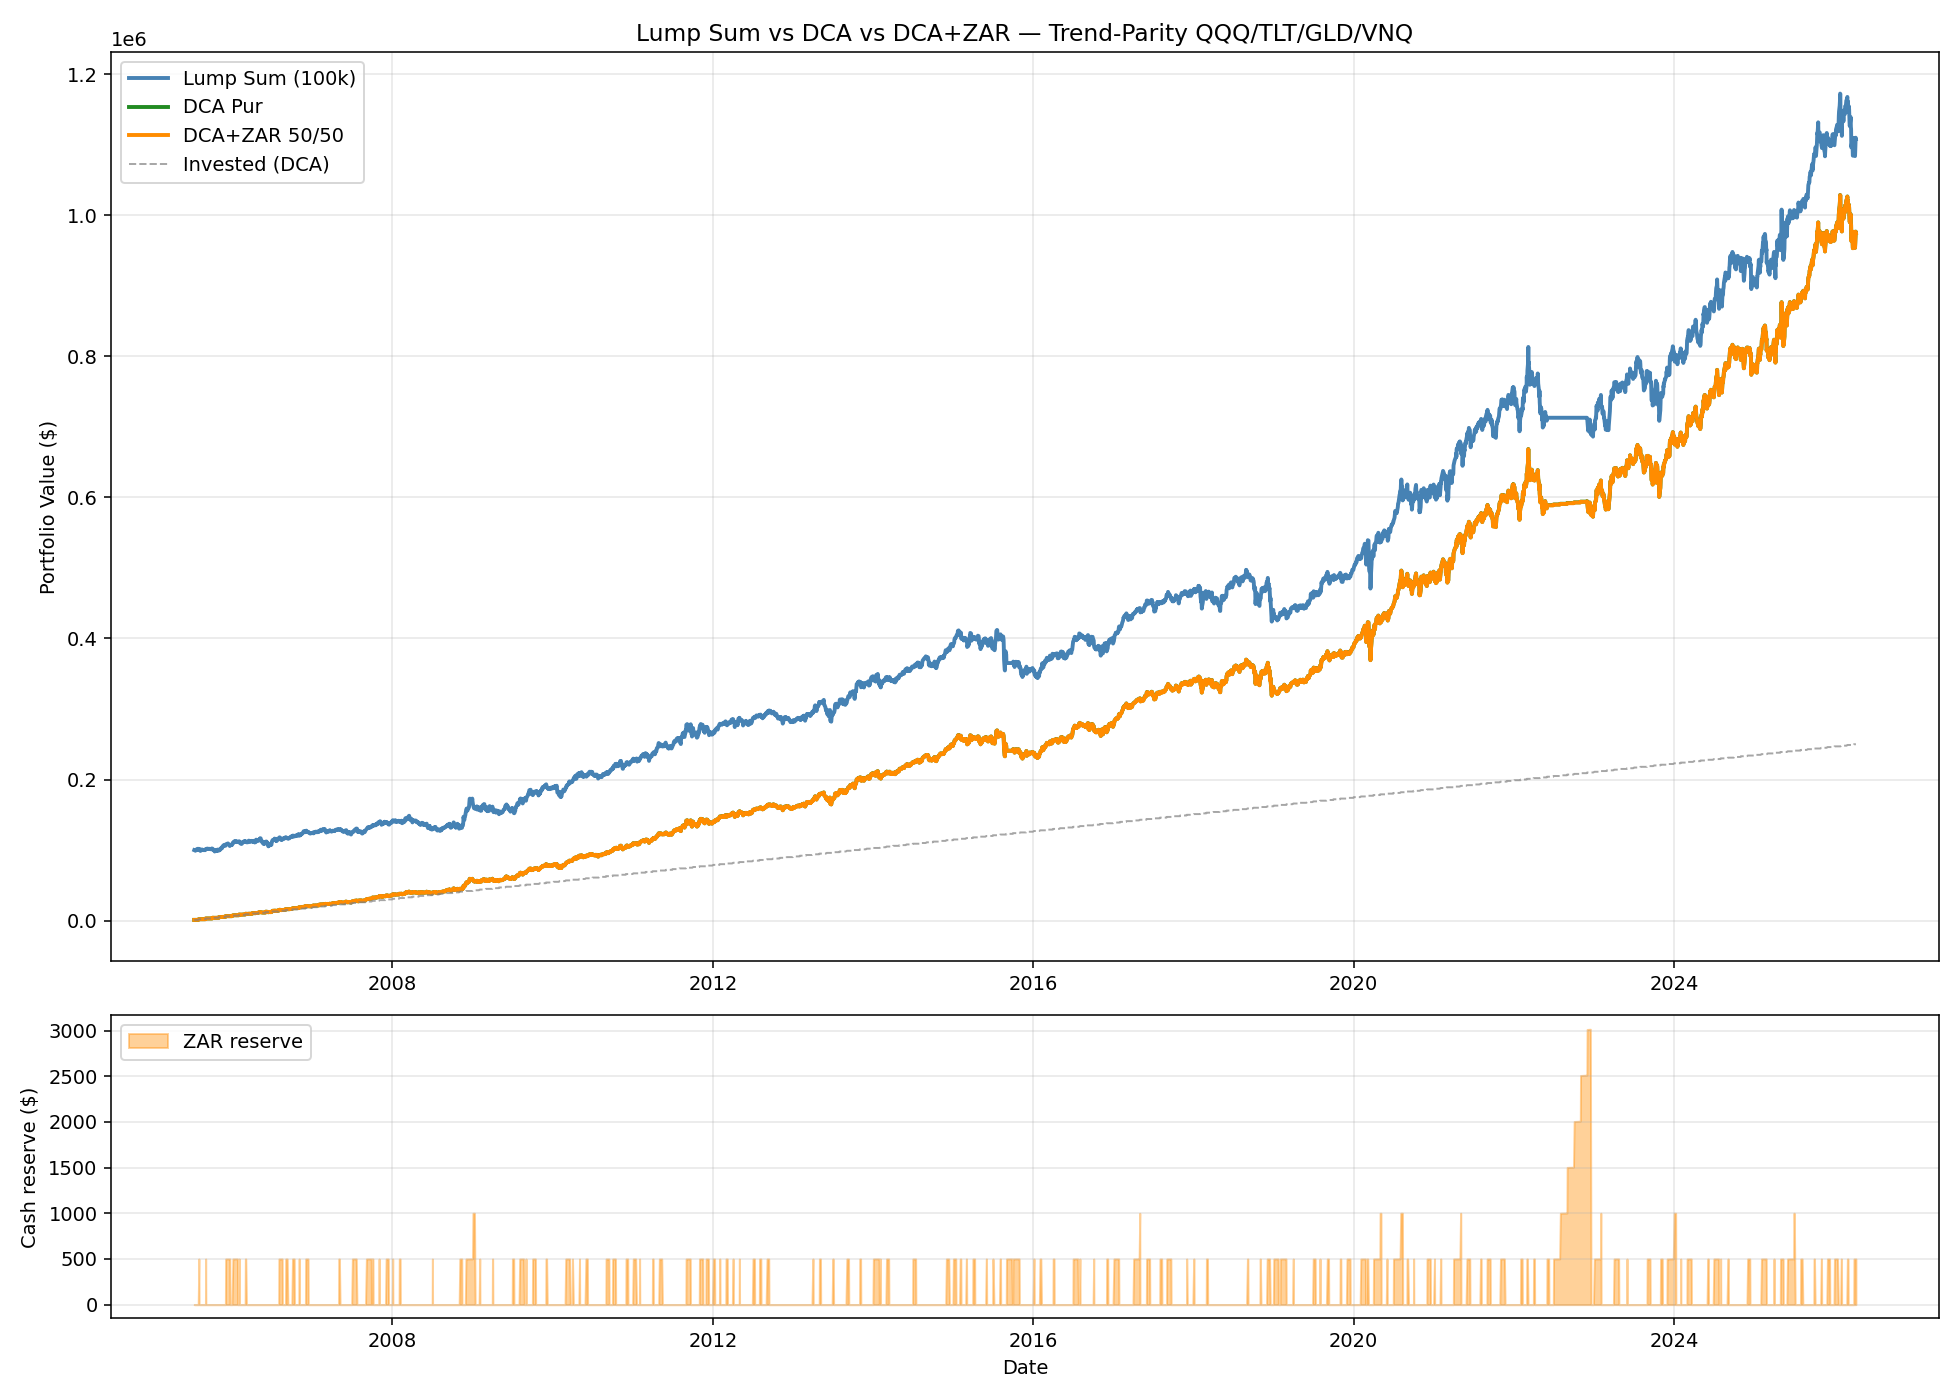

Write the Python code that produced this figure.
"""
dca_comparison.py — Lump Sum vs DCA vs DCA+ZAR
================================================

Same universe as Trend-Parity (QQQ/TLT/GLD/VNQ), same SMA/vol rules,
but three different capital deployment strategies.
"""
import numpy as np
import pandas as pd
import matplotlib
matplotlib.use("Agg")
import matplotlib.pyplot as plt
import warnings
warnings.filterwarnings('ignore')

from backtest_universe import download_data, CANDIDATES

SYMBOLS = ['QQQ', 'TLT', 'GLD', 'VNQ']
SMA_WINDOW = 150
VOL_WINDOW = 40
COST_BPS = 5         # 5 bps per side on any transaction
BIL_YIELD = 0.02     # 2% annual yield on cash reserve (conservative)

print("Loading data...")
prices_full = download_data(SYMBOLS)
prices = prices_full[SYMBOLS].dropna()
print(f"Available: {prices.index[0].date()} -> {prices.index[-1].date()} "
      f"({len(prices)} bars)")


# ═══════════════════════════════════════════════════════
# Indicators (vectorised, computed once)
# ═══════════════════════════════════════════════════════
sma150 = prices.rolling(SMA_WINDOW).mean()
vol40 = prices.pct_change().rolling(VOL_WINDOW).std() * np.sqrt(252)

# ZAR conditions (vectorised)
def compute_zar_signals(prices, rsi_thresh=40, near_low_pct=0.03,
                        bb_mult=1.02):
    """Return a DataFrame (date, symbol) of booleans indicating ZAR."""
    sigs = pd.DataFrame(False, index=prices.index, columns=prices.columns)
    for sym in prices.columns:
        close = prices[sym]
        # RSI 14
        delta = close.diff()
        gain = delta.where(delta > 0, 0).rolling(14).mean()
        loss = (-delta.where(delta < 0, 0)).rolling(14).mean()
        rs = gain / loss.replace(0, np.nan)
        rsi = 100 - 100 / (1 + rs)
        rsi = rsi.fillna(50)
        # Near 20d low
        low20 = close.rolling(20).min()
        near_low = (close - low20) / low20 < near_low_pct
        # Near Bollinger lower
        sma20 = close.rolling(20).mean()
        std20 = close.rolling(20).std()
        bb_lower = sma20 - 2 * std20
        near_bb = close <= bb_lower * bb_mult
        sigs[sym] = (rsi < rsi_thresh) & near_low & near_bb
    return sigs

zar_signals = compute_zar_signals(prices)
print(f"ZAR signals: {zar_signals.sum().sum()} events across the period")
for sym in SYMBOLS:
    n = zar_signals[sym].sum()
    print(f"  {sym}: {n} ZAR events")


# ═══════════════════════════════════════════════════════
# Strategy weight computation
# ═══════════════════════════════════════════════════════
def trend_parity_weights(date):
    """Return the weight vector for a given date using SMA+inverse-vol."""
    try:
        p = prices.loc[date]
        s = sma150.loc[date]
        v = vol40.loc[date]
    except KeyError:
        return {sym: 0 for sym in SYMBOLS}
    inv = {}
    for sym in SYMBOLS:
        if p[sym] > s[sym] and v[sym] > 0 and not np.isnan(v[sym]):
            inv[sym] = 1.0 / v[sym]
        else:
            inv[sym] = 0.0
    total = sum(inv.values())
    if total > 0:
        return {sym: inv[sym] / total for sym in SYMBOLS}
    return {sym: 0 for sym in SYMBOLS}


# ═══════════════════════════════════════════════════════
# Simulation engines
# ═══════════════════════════════════════════════════════
def simulate_lump_sum(prices, initial_capital=100000, start_date=None):
    """All capital invested at start, monthly rebalance."""
    if start_date is None:
        start_date = prices.index[SMA_WINDOW + 10]
    px = prices.loc[start_date:]

    # Identify rebalance days (first trading day of each month)
    rebal_days = []
    prev_month = None
    for d in px.index:
        if d.month != prev_month:
            rebal_days.append(d)
            prev_month = d.month

    # Track shares per symbol
    shares = {sym: 0.0 for sym in SYMBOLS}
    cash = float(initial_capital)
    equity_history = []
    total_cost = 0.0

    for d in px.index:
        # Current portfolio value
        value = cash + sum(shares[s] * px.loc[d, s] for s in SYMBOLS)

        if d in rebal_days:
            w = trend_parity_weights(d)
            # Target value per symbol
            for sym in SYMBOLS:
                target_val = value * w[sym]
                current_val = shares[sym] * px.loc[d, sym]
                delta_val = target_val - current_val
                delta_shares = delta_val / px.loc[d, sym]
                cost = abs(delta_val) * COST_BPS / 10000
                cash -= delta_val + cost
                total_cost += cost
                shares[sym] += delta_shares
            # recompute value after rebalance
            value = cash + sum(shares[s] * px.loc[d, s] for s in SYMBOLS)

        equity_history.append({'date': d, 'value': value, 'cash': cash,
                                'cost': total_cost})

    return pd.DataFrame(equity_history).set_index('date')


def simulate_dca(prices, monthly_budget=1000, start_date=None,
                 split=1.0, zar_signals=None):
    """
    Generic DCA engine.
    split = 1.0 → pure DCA (100% invested immediately)
    split = 0.5 → 50% immediate, 50% reserve waiting for ZAR
    """
    if start_date is None:
        start_date = prices.index[SMA_WINDOW + 10]
    px = prices.loc[start_date:]

    rebal_days = []
    prev_month = None
    for d in px.index:
        if d.month != prev_month:
            rebal_days.append(d)
            prev_month = d.month

    shares = {sym: 0.0 for sym in SYMBOLS}
    cash = 0.0                # operating cash
    reserve = 0.0             # ZAR reserve (earns BIL yield)
    total_invested = 0.0
    total_cost = 0.0
    zar_deployments = 0
    reserve_days = 0

    equity_history = []

    for d in px.index:
        # Daily reserve yield accrual
        if reserve > 0:
            reserve *= (1 + BIL_YIELD / 252)
            reserve_days += 1

        if d in rebal_days:
            # 1. Add new monthly contribution
            immediate = monthly_budget * split
            reserve_addition = monthly_budget * (1 - split)
            cash += immediate
            reserve += reserve_addition
            total_invested += monthly_budget

            # 2. Current portfolio value including new cash (excluding reserve)
            value = cash + sum(shares[s] * px.loc[d, s] for s in SYMBOLS)

            # 3. Rebalance to target weights
            w = trend_parity_weights(d)
            for sym in SYMBOLS:
                target_val = value * w[sym]
                current_val = shares[sym] * px.loc[d, sym]
                delta_val = target_val - current_val
                cost = abs(delta_val) * COST_BPS / 10000
                cash -= delta_val + cost
                total_cost += cost
                shares[sym] += delta_val / px.loc[d, sym]

        # 4. Daily ZAR check — deploy reserve if any symbol triggers
        if zar_signals is not None and reserve > 0:
            triggered = any(zar_signals.loc[d, s] for s in SYMBOLS
                            if d in zar_signals.index)
            if triggered:
                w = trend_parity_weights(d)
                if sum(w.values()) > 0:
                    deploy_amt = reserve
                    for sym in SYMBOLS:
                        alloc = deploy_amt * w[sym]
                        cost = alloc * COST_BPS / 10000
                        shares[sym] += (alloc - cost) / px.loc[d, sym]
                        total_cost += cost
                    reserve = 0.0
                    zar_deployments += 1

        value = cash + reserve + sum(shares[s] * px.loc[d, s] for s in SYMBOLS)
        equity_history.append({
            'date': d, 'value': value, 'cash': cash, 'reserve': reserve,
            'total_invested': total_invested, 'cost': total_cost,
        })

    df = pd.DataFrame(equity_history).set_index('date')
    df.attrs['zar_deployments'] = zar_deployments
    df.attrs['reserve_days'] = reserve_days
    return df


# ═══════════════════════════════════════════════════════
# Metrics
# ═══════════════════════════════════════════════════════
def twrr(values, invested=None):
    """Time-weighted return: chain daily returns computed excluding flows."""
    if invested is None:
        # Lump sum: simple compound return
        r = values.pct_change().fillna(0)
        total = (1 + r).prod() - 1
        years = (values.index[-1] - values.index[0]).days / 365.25
        return (1 + total) ** (1 / years) - 1
    else:
        # DCA: compute daily sub-period returns excluding cash flow days
        dv = values.diff()
        di = invested.diff()
        net_gain = dv - di  # gain excluding new contributions
        base = values.shift(1) + di  # base that earned the return
        r = (net_gain / base.replace(0, np.nan)).fillna(0)
        r = r.clip(-0.5, 0.5)  # sanity clip
        total = (1 + r).prod() - 1
        years = (values.index[-1] - values.index[0]).days / 365.25
        return (1 + total) ** (1 / years) - 1 if years > 0 else 0


def mwrr(values, invested):
    """Money-weighted return ≈ IRR.  Approximation: solve for constant rate."""
    # Cash flow series
    di = invested.diff().fillna(0)
    di.iloc[0] = invested.iloc[0]
    dates = values.index
    final_val = values.iloc[-1]

    def npv(r):
        total = 0.0
        for i, d in enumerate(dates):
            years = (dates[-1] - d).days / 365.25
            total += di.iloc[i] * (1 + r) ** years
        return total - final_val

    # Bisection
    lo, hi = -0.5, 2.0
    for _ in range(80):
        mid = (lo + hi) / 2
        v = npv(mid)
        if abs(v) < 1:
            return mid
        if v > 0:
            hi = mid
        else:
            lo = mid
    return mid


def max_dd(values):
    return ((values - values.cummax()) / values.cummax()).min()


def summarize(df, label, invested_series=None):
    values = df['value']
    if invested_series is None:
        # Lump sum
        initial = values.iloc[0]
        invested_series = pd.Series(initial, index=values.index)
        total_invested = initial
    else:
        total_invested = invested_series.iloc[-1]

    final = values.iloc[-1]
    years = (values.index[-1] - values.index[0]).days / 365.25
    tw = twrr(values, invested_series if invested_series.iloc[0] != invested_series.iloc[-1] else None)
    if invested_series.iloc[0] != invested_series.iloc[-1]:
        mw = mwrr(values, invested_series)
    else:
        mw = tw
    dd = max_dd(values)

    return {
        'label': label,
        'years': round(years, 1),
        'invested': round(total_invested, 0),
        'final': round(final, 0),
        'gain': round(final - total_invested, 0),
        'twrr': round(tw * 100, 2),
        'mwrr': round(mw * 100, 2),
        'max_dd': round(dd * 100, 2),
    }


# ═══════════════════════════════════════════════════════
# TEST 1 — Main comparison
# ═══════════════════════════════════════════════════════
print("\n" + "="*90)
print("TEST 1 — Lump Sum vs DCA vs DCA+ZAR (full period)")
print("="*90)

START = prices.index[SMA_WINDOW + 10]  # 2005-08 approx
MONTHLY = 1000
INITIAL_LS = 100000  # lump sum = 100k

print(f"\nPeriod: {START.date()} -> {prices.index[-1].date()}")

ls = simulate_lump_sum(prices, INITIAL_LS, START)
dca = simulate_dca(prices, MONTHLY, START, split=1.0, zar_signals=None)
zar = simulate_dca(prices, MONTHLY, START, split=0.5, zar_signals=zar_signals)

r_ls = summarize(ls, "Lump Sum (100k)")
r_dca = summarize(dca, "DCA Pur (1000€/mo)", dca['total_invested'])
r_zar = summarize(zar, "DCA+ZAR 50/50", zar['total_invested'])

print(f"\n  {'Métrique':<28s} {'Lump Sum':>12s} {'DCA Pur':>12s} {'DCA+ZAR':>12s}")
print("  " + "-"*66)
print(f"  {'Total investi':<28s} ${r_ls['invested']:>11,.0f} "
      f"${r_dca['invested']:>11,.0f} ${r_zar['invested']:>11,.0f}")
print(f"  {'Valeur finale':<28s} ${r_ls['final']:>11,.0f} "
      f"${r_dca['final']:>11,.0f} ${r_zar['final']:>11,.0f}")
print(f"  {'Gain net':<28s} ${r_ls['gain']:>11,.0f} "
      f"${r_dca['gain']:>11,.0f} ${r_zar['gain']:>11,.0f}")
print(f"  {'TWRR (annualisé)':<28s} {r_ls['twrr']:>11.2f}% "
      f"{r_dca['twrr']:>11.2f}% {r_zar['twrr']:>11.2f}%")
print(f"  {'MWRR (IRR)':<28s} {r_ls['mwrr']:>11.2f}% "
      f"{r_dca['mwrr']:>11.2f}% {r_zar['mwrr']:>11.2f}%")
print(f"  {'MaxDD valeur portefeuille':<28s} {r_ls['max_dd']:>11.2f}% "
      f"{r_dca['max_dd']:>11.2f}% {r_zar['max_dd']:>11.2f}%")

print(f"\n  ZAR statistics:")
print(f"  Nombre de déploiements ZAR : {zar.attrs['zar_deployments']}")
print(f"  Jours réserve > 0          : {zar.attrs['reserve_days']} / {len(zar)}"
      f" ({zar.attrs['reserve_days']/len(zar)*100:.0f}%)")
avg_reserve = zar['reserve'].mean()
max_reserve = zar['reserve'].max()
print(f"  Réserve moyenne            : ${avg_reserve:,.0f}")
print(f"  Réserve max                : ${max_reserve:,.0f}")
gain_zar_vs_dca = r_zar['final'] - r_dca['final']
gain_twrr = r_zar['twrr'] - r_dca['twrr']
print(f"\n  DCA+ZAR vs DCA Pur:")
print(f"    Delta valeur finale  : ${gain_zar_vs_dca:+,.0f}")
print(f"    Delta TWRR           : {gain_twrr:+.2f} pp")
print(f"    Delta MWRR           : {r_zar['mwrr']-r_dca['mwrr']:+.2f} pp")

# ═══════════════════════════════════════════════════════
# TEST 2 — Split sensitivity
# ═══════════════════════════════════════════════════════
print("\n" + "="*90)
print("TEST 2 — Split sensitivity (DCA+ZAR)")
print("="*90)
print(f"  {'Split':>6s} {'Final':>12s} {'TWRR':>7s} {'MWRR':>7s} "
      f"{'MaxDD':>7s} {'#ZAR':>6s} {'Avg Res':>10s}")
print("  " + "-"*60)

for split in [0.3, 0.4, 0.5, 0.6, 0.7, 0.8, 1.0]:
    sim = simulate_dca(prices, MONTHLY, START, split=split,
                        zar_signals=zar_signals if split < 1.0 else None)
    s = summarize(sim, f"split={split}", sim['total_invested'])
    ndep = sim.attrs.get('zar_deployments', 0)
    avgres = sim['reserve'].mean() if 'reserve' in sim.columns else 0
    print(f"  {split:>5.1f}  ${s['final']:>11,.0f} {s['twrr']:>6.2f}% "
          f"{s['mwrr']:>6.2f}% {s['max_dd']:>6.2f}% {ndep:>5d} "
          f"${avgres:>9,.0f}")

# ═══════════════════════════════════════════════════════
# TEST 3 — ZAR condition sensitivity
# ═══════════════════════════════════════════════════════
print("\n" + "="*90)
print("TEST 3 — ZAR condition sensitivity (split=0.5)")
print("="*90)

configs = [
    ("Strict   (RSI<30 + near_low + bb)", 30, 0.03, 1.02, 'and'),
    ("Moderate (RSI<40 + near_low + bb)", 40, 0.03, 1.02, 'and'),
    ("Loose    (RSI<50 + (near_low|bb))", 50, 0.05, 1.05, 'or'),
]

for label, rsi_t, nl_pct, bb_m, combine in configs:
    # Build custom zar signals
    sigs = pd.DataFrame(False, index=prices.index, columns=prices.columns)
    for sym in prices.columns:
        close = prices[sym]
        delta = close.diff()
        gain = delta.where(delta > 0, 0).rolling(14).mean()
        loss = (-delta.where(delta < 0, 0)).rolling(14).mean()
        rs = gain / loss.replace(0, np.nan)
        rsi = (100 - 100/(1+rs)).fillna(50)
        low20 = close.rolling(20).min()
        near_low = (close - low20) / low20 < nl_pct
        sma20 = close.rolling(20).mean()
        std20 = close.rolling(20).std()
        bb_lower = sma20 - 2 * std20
        near_bb = close <= bb_lower * bb_m
        if combine == 'and':
            sigs[sym] = (rsi < rsi_t) & near_low & near_bb
        else:
            sigs[sym] = (rsi < rsi_t) & (near_low | near_bb)
    total_sigs = sigs.sum().sum()
    sim = simulate_dca(prices, MONTHLY, START, split=0.5, zar_signals=sigs)
    s = summarize(sim, label, sim['total_invested'])
    ndep = sim.attrs['zar_deployments']
    print(f"  {label:<38s} {s['twrr']:>5.2f}%TW {s['mwrr']:>5.2f}%MW "
          f"${s['final']:>11,.0f}  sigs={total_sigs:>4d}  dep={ndep}")

# ═══════════════════════════════════════════════════════
# TEST 4 — Sub-period analysis
# ═══════════════════════════════════════════════════════
print("\n" + "="*90)
print("TEST 4 — Sub-period analysis")
print("="*90)

PERIODS = [
    ("P1 2006-2012 (GFC)",     "2006-01-01", "2012-12-31"),
    ("P2 2013-2019 (bull)",    "2013-01-01", "2019-12-31"),
    ("P3 2020-2026 (vol)",     "2020-01-01", "2026-12-31"),
]

for pname, s_str, e_str in PERIODS:
    start_p = max(pd.Timestamp(s_str), START)
    end_p = pd.Timestamp(e_str)
    prices_p = prices.loc[start_p:end_p]
    if len(prices_p) < 100:
        continue
    zar_p = zar_signals.loc[start_p:end_p]

    dca_p = simulate_dca(prices, MONTHLY, start_p, split=1.0)
    dca_p = dca_p.loc[:end_p]
    zar_sim = simulate_dca(prices, MONTHLY, start_p, split=0.5,
                            zar_signals=zar_signals)
    zar_sim = zar_sim.loc[:end_p]

    sd = summarize(dca_p, "DCA", dca_p['total_invested'])
    sz = summarize(zar_sim, "DCA+ZAR", zar_sim['total_invested'])
    print(f"\n  {pname}")
    print(f"    DCA       : Final ${sd['final']:>11,.0f}  "
          f"TWRR {sd['twrr']:>5.2f}%  MWRR {sd['mwrr']:>5.2f}%  "
          f"DD {sd['max_dd']:>6.2f}%")
    print(f"    DCA+ZAR   : Final ${sz['final']:>11,.0f}  "
          f"TWRR {sz['twrr']:>5.2f}%  MWRR {sz['mwrr']:>5.2f}%  "
          f"DD {sz['max_dd']:>6.2f}%")
    print(f"    Delta     : {sz['final']-sd['final']:+,.0f}  "
          f"{sz['twrr']-sd['twrr']:+.2f} pp TWRR  "
          f"{zar_sim.attrs['zar_deployments']} deployments")

# ═══════════════════════════════════════════════════════
# TEST 5 — Cash drag analysis
# ═══════════════════════════════════════════════════════
print("\n" + "="*90)
print("TEST 5 — Cash drag analysis")
print("="*90)

# On the main DCA+ZAR run
reserve_ts = zar['reserve']
pct_time_reserve = (reserve_ts > 0).mean() * 100
avg_reserve = reserve_ts.mean()
# Approximate opportunity cost: avg reserve × portfolio annualized return
total_years = (zar.index[-1] - zar.index[0]).days / 365.25
annual_port_ret = r_zar['twrr'] / 100
opportunity_cost = avg_reserve * annual_port_ret * total_years
# Value of ZAR benefit: gain vs DCA
zar_benefit = r_zar['final'] - r_dca['final']
print(f"\n  % du temps avec réserve > 0 : {pct_time_reserve:.1f}%")
print(f"  Réserve moyenne             : ${avg_reserve:,.0f}")
print(f"  Portfolio return annualisé  : {annual_port_ret*100:.2f}%")
print(f"  Coût d'opportunité (estim)  : ${opportunity_cost:,.0f} "
      f"sur {total_years:.1f} ans")
print(f"  Gain ZAR vs DCA (réel)      : ${zar_benefit:+,.0f}")
print(f"  Net benefit                 : ${zar_benefit - 0:+,.0f} "
      f"(coût opp déjà intégré dans l'equity curve)")

# ═══════════════════════════════════════════════════════
# CHART
# ═══════════════════════════════════════════════════════
print("\nGenerating chart...")
fig, (ax1, ax2) = plt.subplots(2, 1, figsize=(14, 10),
                                 gridspec_kw={'height_ratios': [3, 1]})

# Equity curves
ax1.plot(ls.index, ls['value'], label='Lump Sum (100k)',
         color='steelblue', lw=2)
ax1.plot(dca.index, dca['value'], label='DCA Pur',
         color='forestgreen', lw=2)
ax1.plot(zar.index, zar['value'], label='DCA+ZAR 50/50',
         color='darkorange', lw=2)
ax1.plot(dca.index, dca['total_invested'], label='Invested (DCA)',
         color='gray', lw=1, ls='--', alpha=0.7)
ax1.set_ylabel('Portfolio Value ($)')
ax1.set_title('Lump Sum vs DCA vs DCA+ZAR — Trend-Parity QQQ/TLT/GLD/VNQ')
ax1.legend(loc='upper left')
ax1.grid(alpha=0.3)

# Reserve evolution
ax2.fill_between(zar.index, zar['reserve'], 0,
                  color='darkorange', alpha=0.4, label='ZAR reserve')
ax2.set_ylabel('Cash reserve ($)')
ax2.set_xlabel('Date')
ax2.grid(alpha=0.3)
ax2.legend(loc='upper left')

fig.tight_layout()
fig.savefig('dca_comparison.png', dpi=140)
print("  → Saved dca_comparison.png")

print("\n" + "="*90)
print("  COMPLETE")
print("="*90)
